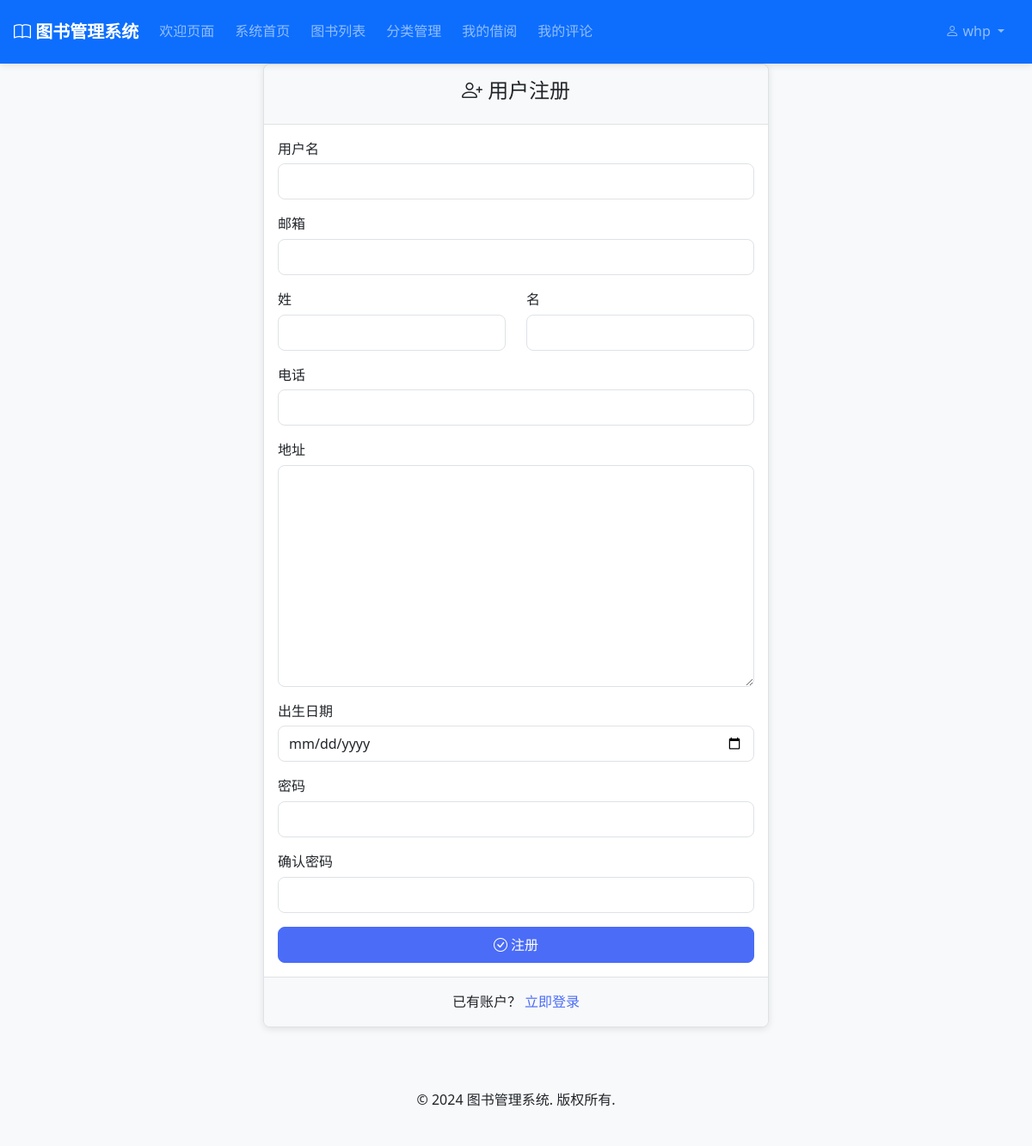
/accounts/register/ (signed in), run on an earlier commit of the app's database.
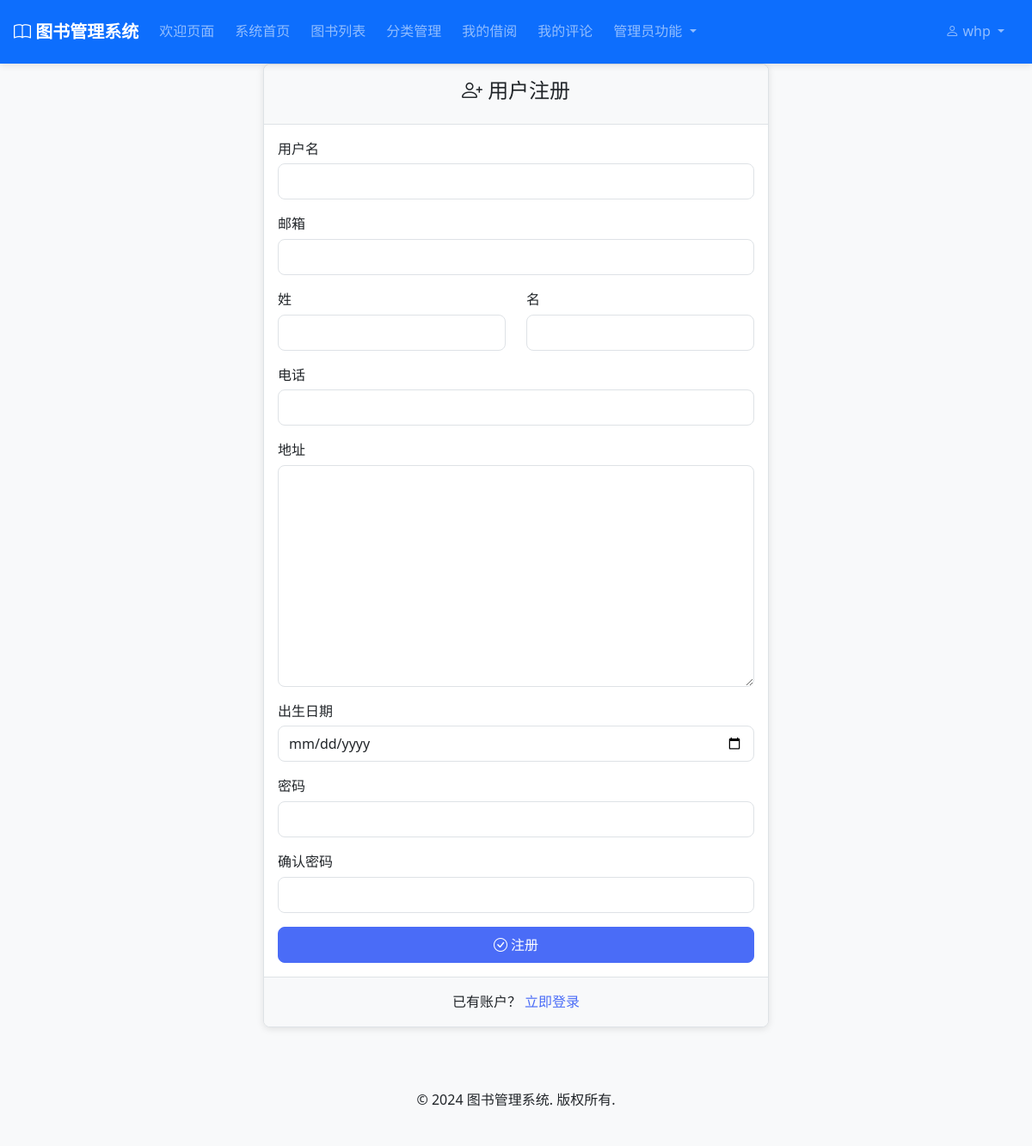
And on a later commit of the database.
### accounts/views.py (the view)
# urls.py: path('register/', views.register, name='register'),
def register(request):
    if request.method == 'POST':
        form = CustomUserCreationForm(request.POST)
        if form.is_valid():
            user = form.save()
            username = form.cleaned_data.get('username')
            messages.success(request, f'账户 {username} 创建成功！')
            return redirect('accounts:login')
    else:
        form = CustomUserCreationForm()
    return render(request, 'accounts/register.html', {'form': form})

### accounts/forms.py (shortened to what this page needs)
class CustomUserCreationForm(UserCreationForm):
    email = forms.EmailField(required=True, label='邮箱')
    first_name = forms.CharField(max_length=30, required=True, label='姓')
    last_name = forms.CharField(max_length=30, required=True, label='名')
    phone = forms.CharField(max_length=20, required=False, label='电话')
    address = forms.CharField(widget=forms.Textarea, required=False, label='地址')
    birth_date = forms.DateField(
        required=False,
        label='出生日期',
        widget=forms.DateInput(attrs={'type': 'date'})
    )
    class Meta:
        model = CustomUser
        fields = ('username', 'email', 'first_name', 'last_name', 'phone', 'address', 'birth_date', 'password1', 'password2')

### accounts/models.py (called while the page is built)
    @property
    def is_admin(self):
        return self.role == 'admin'

### templates/accounts/register.html (shortened to what this page needs)
{% extends 'base.html' %}
{% block content %}
<div class="row justify-content-center">
    <div class="col-md-6">
        <div class="card">
            <div class="card-header">
                <h4 class="text-center">
                    <i class="bi bi-person-plus"></i> 用户注册
                </h4>
            </div>
            <div class="card-body">
                <form method="post">
                    <div class="mb-3">
                        <label for="{{ form.username.id_for_label }}" class="form-label">用户名</label>
                        {{ form.username }}
                    </div>
                    <div class="mb-3">
                        <label for="{{ form.email.id_for_label }}" class="form-label">邮箱</label>
                        {{ form.email }}
                    </div>
                    <div class="row">
                        <div class="col-md-6">
                            <div class="mb-3">
                                <label for="{{ form.first_name.id_for_label }}" class="form-label">姓</label>
                                {{ form.first_name }}
                            </div>
                        </div>
                        <div class="col-md-6">
                            <div class="mb-3">
                                <label for="{{ form.last_name.id_for_label }}" class="form-label">名</label>
                                {{ form.last_name }}
                            </div>
                        </div>
                    </div>
                    <div class="mb-3">
                        <label for="{{ form.phone.id_for_label }}" class="form-label">电话</label>
                        {{ form.phone }}
                    </div>
                    <div class="mb-3">
                        <label for="{{ form.address.id_for_label }}" class="form-label">地址</label>
                        {{ form.address }}
                    </div>
                    <div class="mb-3">
                        <label for="{{ form.birth_date.id_for_label }}" class="form-label">出生日期</label>
                        {{ form.birth_date }}
                    </div>
                    <div class="mb-3">
                        <label for="{{ form.password1.id_for_label }}" class="form-label">密码</label>
                        {{ form.password1 }}
                    </div>
                    <div class="mb-3">
                        <label for="{{ form.password2.id_for_label }}" class="form-label">确认密码</label>
                        {{ form.password2 }}
                    </div>
                    <div class="d-grid">
                        <button type="submit" class="btn btn-primary">
                            <i class="bi bi-check-circle"></i> 注册
                        </button>
                    </div>
                </form>
            </div>
            <div class="card-footer text-center">
                <p class="mb-0">已有账户？ <a href="{% url 'accounts:login' %}">立即登录</a></p>
            </div>
        </div>
    </div>
</div>
{% endblock %}

### templates/base.html (shortened to what this page needs)
<!DOCTYPE html>
<html lang="zh-hans">
<head>
    <link href="https://cdn.jsdelivr.net/npm/bootstrap@5.1.3/dist/css/bootstrap.min.css"
          rel="stylesheet"
>
    <link href="https://cdn.jsdelivr.net/npm/bootstrap-icons@1.7.2/font/bootstrap-icons.min.css" rel="stylesheet">
    {% load static %}
    <link rel="stylesheet" href="{% static 'css/style.css' %}?v=1.0">
</head>
<body class="d-flex flex-column min-vh-100">
    <nav class="navbar navbar-expand-lg navbar-dark bg-primary">
        <div class="container">
            <a class="navbar-brand" href="{% url 'welcome' %}">
                <i class="bi bi-book"></i> 图书管理系统
            </a>
            <div class="collapse navbar-collapse" id="navbarNav">
                <ul class="navbar-nav">
                    <li class="nav-item active">
                        <a class="nav-link" href="{% url 'welcome' %}">欢迎页面</a>
                    </li>
                    {% if user.is_authenticated %}
                    <li class="nav-item">
                        <a class="nav-link" href="{% url 'home' %}">系统首页</a>
                    </li>
                    {% endif %}
                    <li class="nav-item">
                        <a class="nav-link" href="{% url 'books:book_list' %}">图书列表</a>
                    </li>
                    <li class="nav-item">
                        <a class="nav-link" href="{% url 'categories:category_list' %}">分类管理</a>
                    </li>
                    {% if user.is_authenticated %}
                    <li class="nav-item">
                        <a class="nav-link" href="{% url 'borrowing:my_records' %}">我的借阅</a>
                    </li>
                    <li class="nav-item">
                        <a class="nav-link" href="{% url 'reviews:my_reviews' %}">我的评论</a>
                    </li>
                    {% endif %}
                    {% if user.is_admin %}
                    <li class="nav-item dropdown">
                        <a class="nav-link dropdown-toggle" href="#" id="adminDropdown" role="button" data-bs-toggle="dropdown" aria-expanded="false">
                            管理员功能
                        </a>
                    </li>
                    {% endif %}
                </ul>
                <ul class="navbar-nav ms-auto">
                    {% if user.is_authenticated %}
                    <li class="nav-item dropdown">
                        <a class="nav-link dropdown-toggle" href="#" id="userDropdown" role="button" data-bs-toggle="dropdown" aria-expanded="false">
                            <i class="bi bi-person"></i> {{ user.username }}
                        </a>
                    </li>
                    {% endif %}
                </ul>
            </div>
        </div>
    </nav>
    <main class="flex-grow-1">
        {% block content %}
        {% endblock %}
    </main>
    <footer class="bg-light mt-5 py-4">
        <div class="container text-center">
            <p>&copy; 2024 图书管理系统. 版权所有.</p>
        </div>
    </footer>
</body>
</html>

What changed in the data, as far as the page shows it:
changed CustomUser "whp": role "user" → "admin" (drawn)
Also different on the page:
text now shown: "管理员功能"
